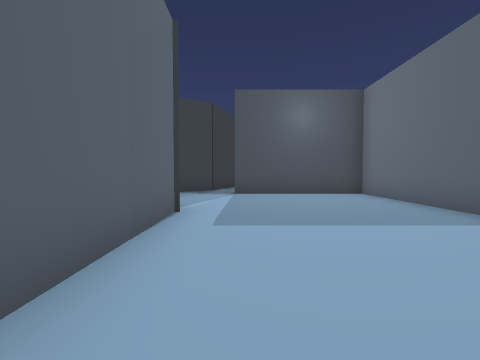
[1] (above)

16 first-person views from a walk through a Unity game level. The camera is 1.5 m above the floor, tilts 2° down and sees 90° across. The floor is counted in squares, 2 m on a side. Each view is taken from the middle of a square. On the plan, view 1 faces up. The plan holds only what a view shows up to about 9 squares ahead; the rest is blank. The place goes on beyond the plan. The player is left out. Some animated figures are not drawn.

[2]
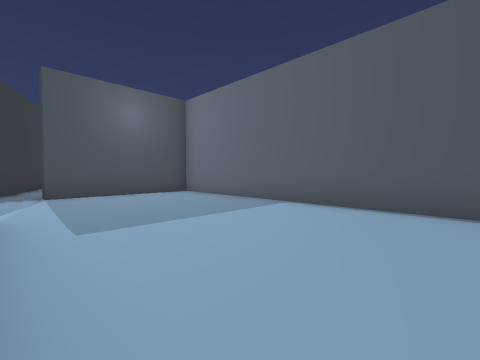

[3]
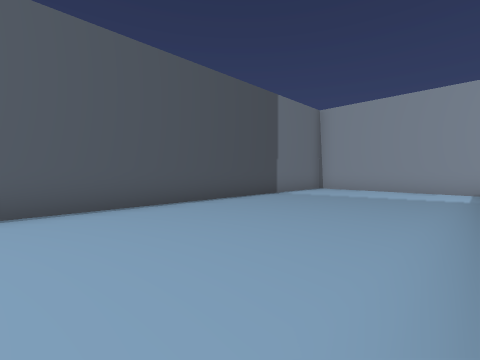

[4]
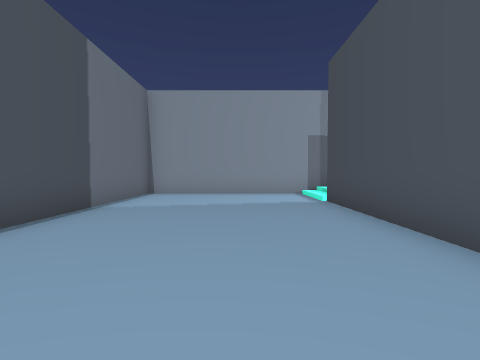

[5]
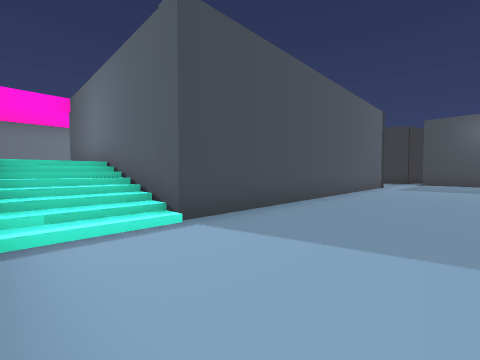

[6]
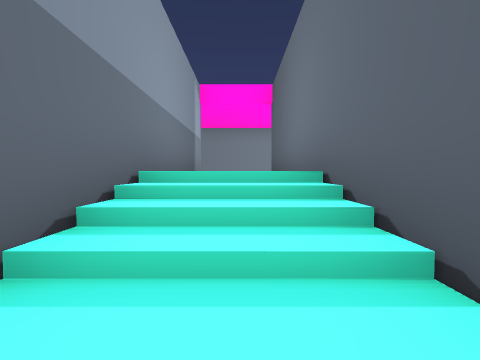

[7]
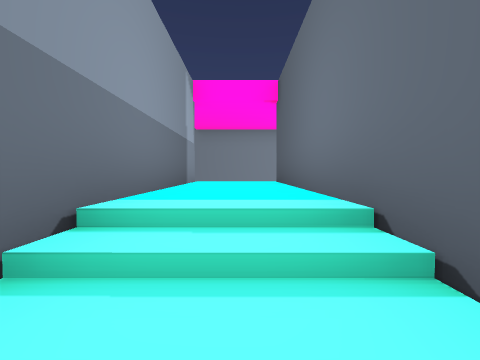

[8]
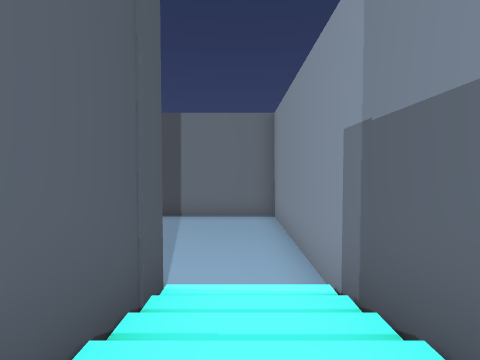

[9]
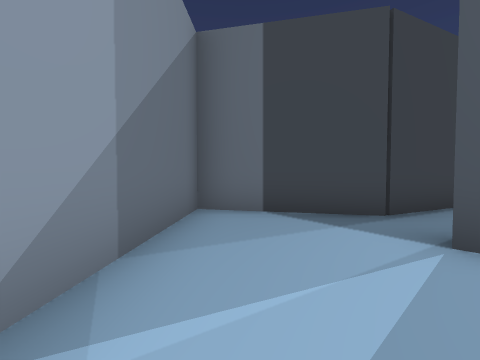

[10]
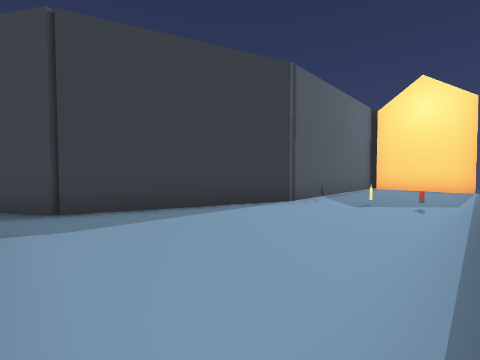

[11]
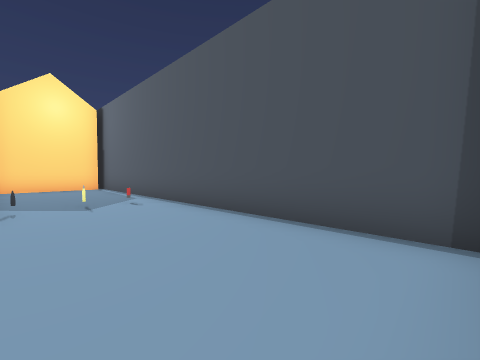

[12]
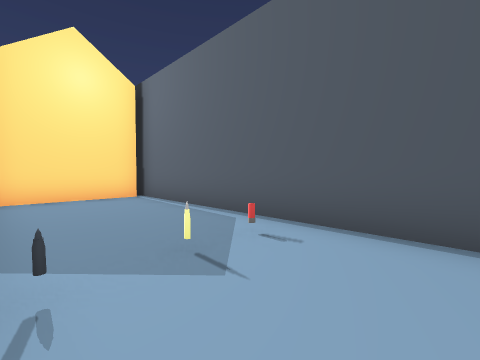

[13]
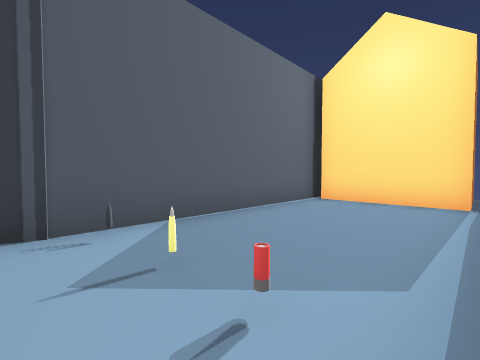

[14]
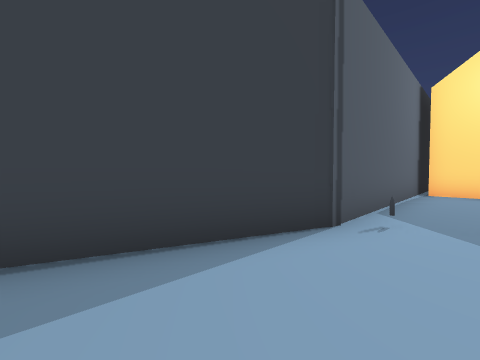

[15]
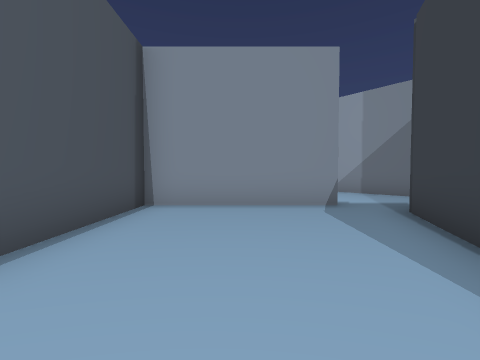

[16]
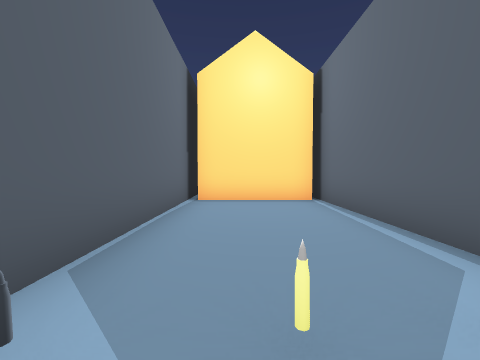

### Floor plan
Key: @ floor where view 1 was taken; # wall or solid block; x gap in a wall; . main floor; : floor 2 m higher than the main floor; / step, stairs or slope; O other object.
Columns run from 9 left of view 1 to 5 right of it. Each row starts with its distance up from view 1.
 22           O  #
 21           OOO##
 20          #....#
 19          #....#
 18          #....#
 17          #....#
 16          #....#
 15          #OOO.#
 14          #....#
 13          #....#
 12         #.....#
 11         #.....#
 10        O#.....#
  9      OOO......#
  8      #...######
  7      #........#
  6       #.......#
  5        #......#
  4        #......#
  3        #......#
  2        #......#
  1        #......#
  0        #.@....#
 -1        #......#
 -2        #......#
 -3        #......#
 -4        #......#
 -5        #......#
 -6 ########/.....#
 -7 :::::////.....#
 -8 :::::////.....#
 -9 x##############

Where each view was taken, in squares from view 1:
view 1: 0 up, 0 right, facing up
view 2: 0 up, 1 left, facing up-right
view 3: 2 up, 1 left, facing down-right
view 4: 0 up, 1 right, facing down
view 5: 8 down, 2 right, facing up-left
view 6: 7 down, 2 left, facing left
view 7: 7 down, 3 left, facing left
view 8: 7 down, 4 left, facing right
view 9: 5 up, 0 right, facing up-left
view 10: 9 up, 4 right, facing up-left
view 11: 9 up, 1 right, facing up-right
view 12: 13 up, 1 right, facing up-right
view 13: 14 up, 4 right, facing up-left
view 14: 11 up, 2 right, facing up-left
view 15: 14 up, 2 right, facing down
view 16: 14 up, 2 right, facing up
